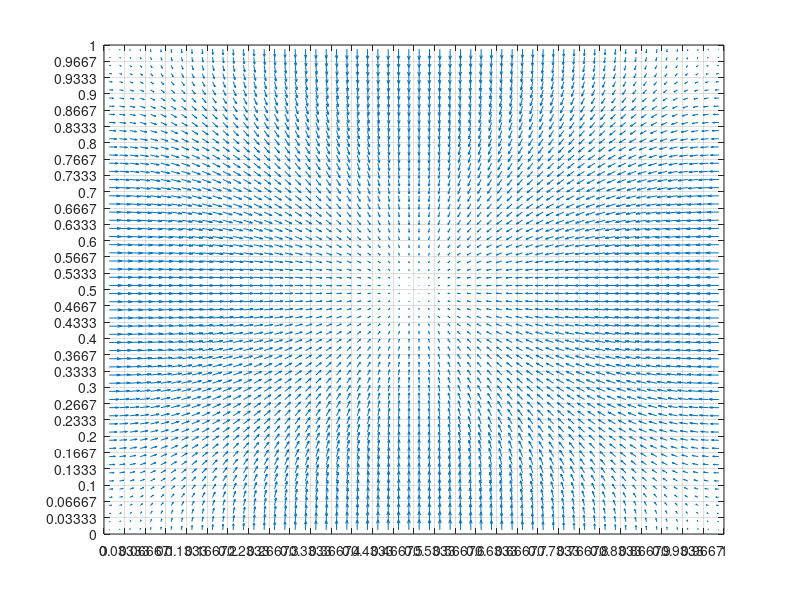

MATLAB code to generate this figure:
clear all
[X,Y] = meshgrid(1/120:1/60:1);
Z = sin(pi.*X).*sin(pi.*Y);
[DX,DY] = gradient(Z);
quiver(X,Y,DX,DY);
grid on;
set(gca,'xtick',0:1/30:1);
set(gca,'ytick',0:1/30:1);
set(gca,'xlim',[0 1]);
set(gca,'ylim',[0 1]);